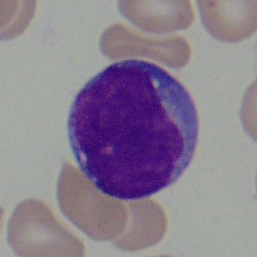
#> input picture Advanced Python/image.tif, 257 x 257 px
$ python finalimageprocessing.py
#> lines starting #> are read from the running program, lines starting #| are printed output that depends on the picture; after the words box and inside, x2 and y2 are one past the last pixel; in counts of white or black regions, pixels touching at a corner belong together

#QUESTION 1
#CONTAINS IMAGEPROCESSING USING NUMPY AND NUMPY ARRAY MANIPULATIONS USING DATAFRAME

import cv2
import pandas as pd
#import io,os
import numpy as np
from matplotlib import pyplot as plt
from scipy import ndimage
from skimage import measure,color,io
#import glob

pixels_to_um =0.5

proplist = ['Area',
            'equivalent_diameter',
            'orientation',
            'MajorAxisLength',
            'MinorAxisLength',
            'Perimeter',
            'MinIntensity',
            'MeanIntensity',
            'MaxIntensity']

OutputFileName =open(r'sheetf1.csv', 'w')
OutputFileName.write("File Name"+","+",".join(proplist)+ '\n')
path = r"image.tif"
#for file in glob.glob(path):
 #print(file)
#Read  the File

src = cv2.imread(path)
#> src is the input picture: shape (257, 257, 3); mean B, G, R 144.1, 128, 139.1

#cv2.waitKey(0)
window_name = 'Image'
#Preprocessing
image = cv2.cvtColor(src,cv2.COLOR_BGR2GRAY)
cv2.imshow("window_name", image)
pixels_to_um = 0.5

#Distance Transform and Thresholding
res ,thres =cv2.threshold(image ,0 ,255 ,cv2.THRESH_BINARY+cv2.THRESH_OTSU)
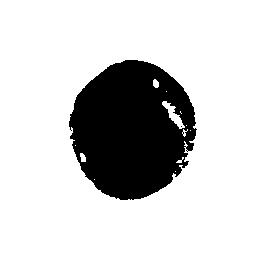
#> thres: shape (257, 257); 80.2% white; 2 black regions (1 under 20 px), largest, box (x1, y1, x2, y2) and area: (69, 60, 197, 200) 13068
#> res = 103

kernel = np.ones((3,3),np.uint8)
opening = cv2.morphologyEx(thres, cv2.MORPH_OPEN,kernel,iterations =2)
#> opening: shape (257, 257); 79.9% white; 1 black region, box (x1, y1, x2, y2) and area: (69, 60, 197, 200) 13289

#Distance Transform and Thresholding

sure_bg = cv2.dilate(opening, kernel, iterations=1)#change the parameter
#> sure_bg: shape (257, 257); 80.9% white; 1 black region, box (x1, y1, x2, y2) and area: (70, 61, 195, 199) 12615
dist_transform = cv2.distanceTransform(opening ,cv2.DIST_L2,3)#change the parameter
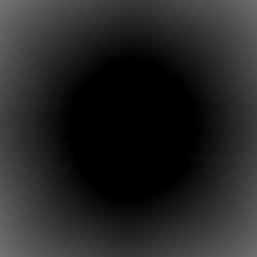
#> dist_transform: shape (257, 257) float32; min 0, max 117.3, mean 37.2
ret2, sure_fg = cv2.threshold(dist_transform,0.01*dist_transform.max(),255,0)#change the parameter
#> sure_fg: shape (257, 257) float32; 79.1% white; 1 black region, box (x1, y1, x2, y2) and area: (68, 59, 198, 201) 13775
#> ret2 = 1.17
sure_fg = np.uint8(sure_fg)
unknown = cv2.subtract(sure_bg,sure_fg)
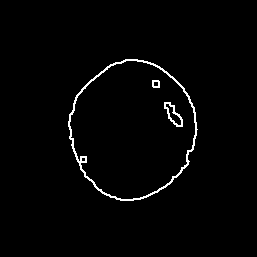
#> unknown: shape (257, 257); 1.8% white in thin lines or dots, all inside (x1, y1, x2, y2) = (68, 59, 198, 201)
cv2.imshow("unknown.tif", unknown)
cv2.waitKey(0)
#Markers

ret3, markers = cv2.connectedComponents(sure_fg)
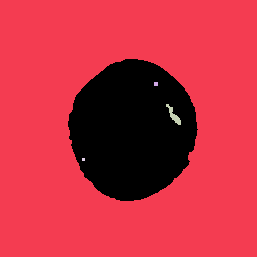
#> markers: shape (257, 257) int32; 5 distinct labels, from 0 to 4; one colour per label, 0 black
#> ret3 = 5
markers =markers+10
#> markers: shape (257, 257) int32; 5 distinct labels, from 10 to 14
markers[unknown ==255] =0
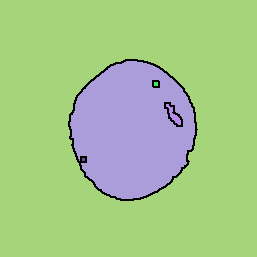
#> markers: shape (257, 257) int32; 6 distinct labels, from 0 to 14; one colour per label, 0 black
markers =cv2.watershed(src,markers)
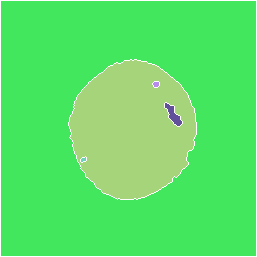
#> markers: shape (257, 257) int32; 6 distinct labels, from -1 to 14; one colour per label, 0 black, -1 white
src[markers == -1] = [0,255,255]
#> src: shape (257, 257, 3); 2.27% of pixels changed, all inside (x1, y1, x2, y2) = (0, 0, 257, 257)
img2 =color.label2rgb(markers, bg_label =0)
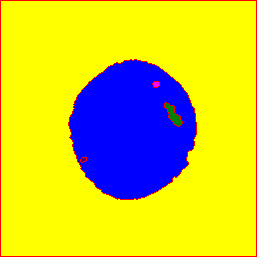
#> img2: shape (257, 257, 3) float64; mean R, G, B 0.801, 0.779, 0.197


regions =measure.regionprops(markers,intensity_image =image)
#> regions = 5 regions; box (x1, y1, x2, y2) and area: (1, 1, 256, 256) 51353, (69, 60, 196, 199) 12992, (165, 103, 182, 126) 163, (153, 82, 159, 87) 26, (81, 157, 86, 162) 17


grain_number =1
for region_props in regions:
        #OutputFileName.write(file+",")
    OutputFileName.write(str(grain_number) + ',')
    for i,prop in enumerate(proplist):
        if(prop == 'Area'):
            to_print = region_props[prop]*pixels_to_um**2
        elif(prop == 'orientation'):
            to_print = region_props[prop]*57.2958
        elif(prop.find('Intensity')<0):
            to_print = region_props[prop]*pixels_to_um
        else:
            to_print = region_props[prop]
        OutputFileName.write(','+str(to_print))
    OutputFileName.write('\n')
    grain_number +=1
#> this loop made 5 passes
#> after the loop, grain_number = 6
OutputFileName.close()


#NUMPY USAGE

# convert datafram to numpy array
print('csv to dataframe')
dataframe1 = pd.read_csv('sheetf1.csv')

print(dataframe1)
print('\n')
print('\n')
print('\n')

print('df to array')
result = dataframe1.to_numpy()
print(result)

print('\n')
print('\n')
print('\n')

#convert one column of dataframe to numpy array
print('columns of df to array')
df2=dataframe1['Area'].to_numpy()
df3=dataframe1['equivalent_diameter'].to_numpy()

print(df2)

print('\n')
print('\n')
print('\n')
print(df3)

print('\n')
print('\n')
print('\n')

#convert array to numpy array
arr1 = np.array(result)
arr2 = np.array(df2)
arr3 = np.array(df3)
print('convert full dataframe to numpy array')
print(arr1)
print('\n')
print('\n')
print('\n')
print('one df column to numpy array')
print(arr2)
print('\n')
print('\n')
print('\n')
print(arr3)
print('\n')
print('\n')
print('\n')


#numpy array indexing
print('numpy array indexing')
print(arr1[0])

print('\n')
print('\n')
print('\n')

print(arr1[2] + arr1[3])

print('\n')
print('\n')
print('\n')

#numpy array slicing
print('numpy array slicing')
print(arr1[1:5])
print('\n')
print('\n')
print('\n')

print(arr1[-3:-1])
print('\n')
print('\n')
print('\n')

print(arr1[1:5:2])
print('\n')
print('\n')
print('\n')

print(arr1[1, 1:4])
print('\n')
print('\n')
print('\n')

#Numpy array datatypes
print('Numpy array datatype')
print(arr1.dtype)
print('\n')
print('\n')
print('\n')

#copy and view
x = arr1.copy()
arr1[0, 2] = 526.91800
print('copy and view')
print(x)
print('\n')
print('\n')
print('\n')

print(arr1)

print('\n')
print('\n')
print('\n')

#numpy array shape
print('numpy array shape')
print(arr1.shape)


print('\n')
print('\n')
print('\n')


#spliting array
print('spliting array')
newarr = np.array_split(arr1, 3)
print(newarr)
print('\n')
print('\n')
print('\n')

#search array
print('search an array')
x = np.where(arr1%2 == 0)
print(x)
print('\n')
print('\n')
print('\n')

#sort
print('sort an array')
print(np.sort(arr2))
print('\n')
print('\n')
print('\n')

# Create an empty list
print('using filtering array')
filter_arr = []
# go through each element in arr
for element in arr2:
  # if the element is completely divisble by 2, set the value to True, otherwise False
  if element % 2 == 0:
    filter_arr.append(True)
  else:
    filter_arr.append(False)
newarr = arr2[filter_arr]
print(filter_arr)
print('\n')
print('\n')
print('\n')

print(newarr)
print('\n')
print('\n')
print('\n')


#join numpy arrays
print('join numpy arrays')
arrjoin = np.concatenate((arr2, arr3))
print(arrjoin)

print('\n')
print('\n')
print('\n')

#reshape numpy array
print('reshape numpy array')
newarr = arrjoin.reshape(2, 5)
print(newarr)
